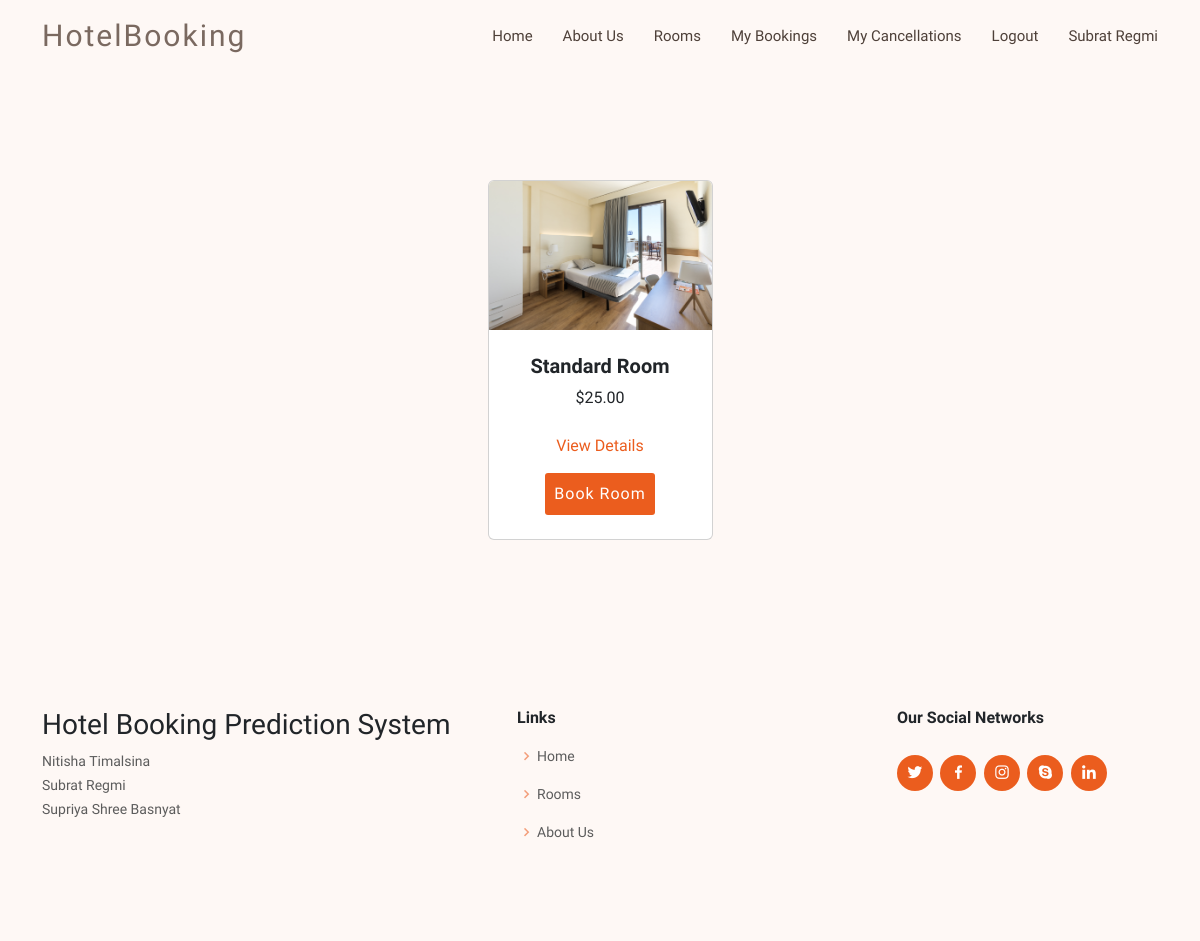
Screenshot of /rooms/ (signed in) with the database file from the repository.
### shared/models.py (models this page shows, shortened)
class CustomUser(AbstractUser):
    email = models.EmailField(unique=True)
    username = models.CharField(max_length=255, unique = True)
    fullname = models.CharField(max_length=255)
    phone_number = models.CharField(max_length=15, blank=True, null=True, validators=[RegexValidator(regex=r'^\d+$', message='Phone number must contain only digits.')])
    is_customer = models.BooleanField(default=False)
    is_employee = models.BooleanField(default=False)
    repeated_guest = models.BooleanField(null  = True, default = False)
    previous_bookings_not_cancelled = models.IntegerField(default=0)
    previous_bookings_cancelled = models.IntegerField(default=0)
    objects = CustomUserManager()
    USERNAME_FIELD = 'email'
    REQUIRED_FIELDS = ['username', 'fullname']

class Room(models.Model):
    name = models.CharField(max_length=50)
    price = models.DecimalField(max_digits=5, default = 0, decimal_places=2)
    description = models.CharField(max_length=250, blank = True, null = True)
    image = models.ImageField(upload_to = 'uploads/rooms', null=True)
    max_capacity = models.PositiveIntegerField(null = True)

### customer/views.py (the view)
# urls.py: path('rooms/', views.rooms, name = 'rooms'),
@login_required(login_url="login_user")
def rooms(request):
        rooms = Room.objects.all()
        return render(request, 'customer/rooms.html', {'rooms': rooms })

### customer/templates/customer/rooms.html
{% extends "customer/base.html" %}
{% block content %}
        {% if user.is_authenticated and user.is_customer %}
        <section class="">
            <div class="container px-4 px-lg-5 mt-5">
                <div class="row gx-4 gx-lg-5 row-cols-2 row-cols-md-3 row-cols-xl-4 justify-content-center">
                    {% for room in rooms  %}
                    <div class="col mb-5">
                        <div class="card h-100">
                            <img class="card-img-top" src="{{room.image.url}}" alt="..." />
                            <div class="card-body p-4">
                                <div class="text-center">
                                    <h5 class="fw-bolder">{{room.name}}</h5>
                                    ${{room.price}}
                                </div>
                            </div>
                            <div class="card-footer p-4 pt-0 border-top-0 bg-transparent">
                                <div class="text-center">
                                    <a href = "{% url "room" room.id %}">View Details</a><br/>
                                    <a class="btn btn-get-started" href="{% url "booking_form" room.id %}">Book Room</a>
                                </div>
                            </div>
                        </div>
                    </div>
                    {% endfor %}
                </div>
            </div>
        </section>
        {% else %}
        <br/><br/>
        <div class = "container col-6 offset-3">
            <h3>You are not logged in. Please login to view this page</h3>
            <a href = "{% url "login_user" %}">Login Here</a>
        </div>
        {% endif %}
        {% endblock content %}

### customer/templates/customer/navbar.html (shortened to what this page needs)
<header id="header" class="fixed-top d-flex align-items-center">
    <div class="container d-flex align-items-center justify-content-between">
      <div class="logo">
        <h1 class="text-light"><a href="{% url "home_user" %}"><span>HotelBooking</span></a></h1>
      </div>
      <nav id="navbar" class="navbar border-body">
        <ul>
          <li><a class="nav-link scrollto" href="{% url "home_user" %}">Home</a></li>
          <li><a class="nav-link scrollto" href="{% url "about_us" %}">About Us</a></li>
          {% if user.is_authenticated and user.is_customer %}
          <li><a class="nav-link scrollto" href="{% url "rooms" %}">Rooms</a></li>
          <li><a class="nav-link scrollto" href="{% url "my_bookings" %}">My Bookings</a></li>
          <li><a class="nav-link scrollto" href="{% url "my_cancellations" %}">My Cancellations</a></li>
          <li><a class="nav-link scrollto" href="{% url "logout_user" %}">Logout</a></li>
          <li><a class="nav-link scrollto">{{user.fullname}}</a></li>
          {% endif %}
        </ul>
      </nav>
    </div>
  </header>

### static/customer/css/backgrounds.css (style rules this page uses)
.btn-get-started { font-family: "Raleway", sans-serif; font-weight: 500; font-size: 16px; letter-spacing: 1px; display: inline-block; padding: 8px 8px; border-radius: 3px; transition: 0.5s; margin-top: 15px; color: #fff; background: #eb5d1e; }
.navbar { padding: 0; background-color:#fef8f5; }

### static/customer/css/style.css (style rules this page uses)
body { font-family: "Open Sans", sans-serif; color: #212529; background: #fef8f5; }
a { color: #eb5d1e; text-decoration: none; }
h1, h2, h3, h4, h5, h6, .font-primary { font-family: "Raleway", sans-serif; }
#header { height: 72px; transition: all 0.5s; z-index: 997; transition: all 0.5s; background: #fef8f5; box-shadow: none; }
#header .logo h1 { font-size: 30px; margin: 0; line-height: 1; font-weight: 400; letter-spacing: 2px; }
#header .logo h1 a, #header .logo h1 a:hover { color: #7a6960; text-decoration: none; }
.navbar { padding: 0; background-color:#fef8f5; box-shadow: none; }
.navbar ul { margin: 0; padding: 0; display: flex; list-style: none; align-items: center; }
.navbar li { position: relative; }
.navbar a { display: flex; align-items: center; justify-content: space-between; padding: 10px 0 10px 30px; font-size: 15px; color: #4e4039; white-space: nowrap; transition: 0.3s; }
section { padding: 60px 0; overflow: hidden; }

### rows the page displays
CustomUser: fullname "Subrat Regmi"
Room: image (picture), name "Standard Room", price "25.00"
